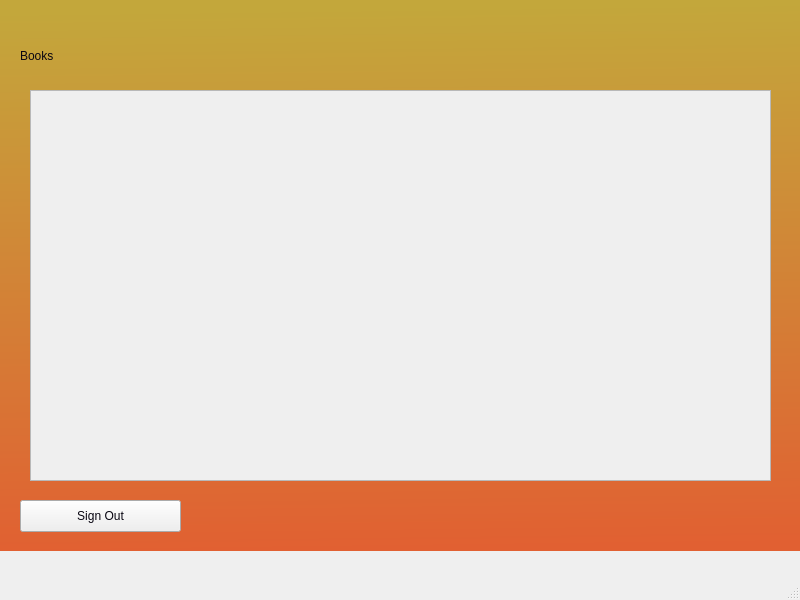
<?xml version="1.0" encoding="UTF-8"?>
<ui version="4.0">
 <class>MainWindow</class>
 <widget class="QMainWindow" name="MainWindow">
  <property name="geometry">
   <rect>
    <x>0</x>
    <y>0</y>
    <width>800</width>
    <height>600</height>
   </rect>
  </property>
  <property name="windowTitle">
   <string>MainWindow</string>
  </property>
  <widget class="QWidget" name="centralwidget">
   <widget class="QWidget" name="backgroundWid" native="true">
    <property name="geometry">
     <rect>
      <x>0</x>
      <y>0</y>
      <width>801</width>
      <height>551</height>
     </rect>
    </property>
    <property name="styleSheet">
     <string notr="true">QWidget#backgroundWid{
background-color:qlineargradient(spread:pad, x1:0.512, y1:0.0113636, x2:0.53202, y2:0.994318, stop:0 rgba(195, 167, 59, 255), stop:1 rgba(225, 96, 50, 255))}
</string>
    </property>
    <widget class="QLabel" name="title">
     <property name="geometry">
      <rect>
       <x>20</x>
       <y>20</y>
       <width>351</width>
       <height>71</height>
      </rect>
     </property>
     <property name="styleSheet">
      <string notr="true">font: 48pt &quot;Avenir Next&quot;;color: rgb(255, 255, 255);
color: rgb(10, 6, 17);</string>
     </property>
     <property name="text">
      <string>Books</string>
     </property>
    </widget>
    <widget class="QLabel" name="label_2">
     <property name="geometry">
      <rect>
       <x>20</x>
       <y>90</y>
       <width>711</width>
       <height>41</height>
      </rect>
     </property>
     <property name="styleSheet">
      <string notr="true">color:rgb(10, 12, 23);
font: 23pt &quot;Hoefler Text&quot;;</string>
     </property>
     <property name="text">
      <string/>
     </property>
    </widget>
    <widget class="QPushButton" name="backButton">
     <property name="geometry">
      <rect>
       <x>20</x>
       <y>500</y>
       <width>161</width>
       <height>32</height>
      </rect>
     </property>
     <property name="styleSheet">
      <string notr="true">color:rgb(9, 6, 18)</string>
     </property>
     <property name="text">
      <string>Sign Out</string>
     </property>
    </widget>
    <widget class="QScrollArea" name="scrollArea">
     <property name="geometry">
      <rect>
       <x>30</x>
       <y>90</y>
       <width>741</width>
       <height>391</height>
      </rect>
     </property>
     <property name="widgetResizable">
      <bool>true</bool>
     </property>
     <widget class="QWidget" name="scrollAreaWidgetContents">
      <property name="geometry">
       <rect>
        <x>0</x>
        <y>0</y>
        <width>739</width>
        <height>389</height>
       </rect>
      </property>
      <widget class="QWidget" name="horizontalLayoutWidget">
       <property name="geometry">
        <rect>
         <x>0</x>
         <y>10</y>
         <width>731</width>
         <height>371</height>
        </rect>
       </property>
       <layout class="QHBoxLayout" name="layout_books"/>
      </widget>
     </widget>
    </widget>
   </widget>
  </widget>
  <widget class="QMenuBar" name="menubar">
   <property name="geometry">
    <rect>
     <x>0</x>
     <y>0</y>
     <width>800</width>
     <height>22</height>
    </rect>
   </property>
  </widget>
  <widget class="QStatusBar" name="statusbar"/>
 </widget>
 <resources/>
 <connections/>
</ui>
